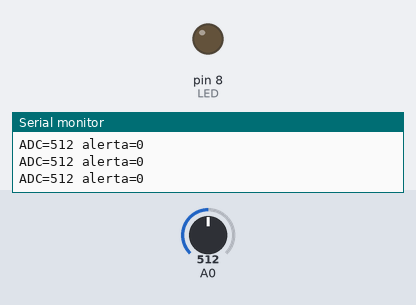
This sketch was run on a simulated Arduino Uno, built with avr-gcc and run on an emulated ATmega328P. On the bench: output pins drawn as LEDs (lit = HIGH), the last lines printed to the serial monitor. The inputs (shaded band) are chosen by the test bench; at power-on: A0 = 512.

Above: at 1.2 s.
1.3 s: A0 set to 591
2.8 s: A0 set to 618
At 4.0 s:
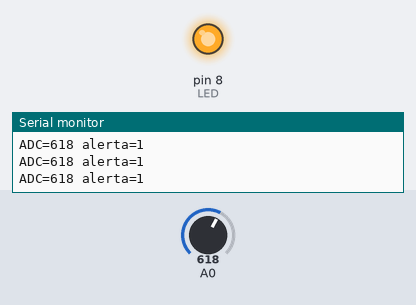
4.3 s: A0 set to 590
At 5.4 s:
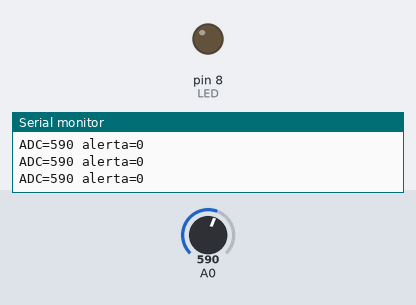
5.9 s: A0 set to 610
At 6.6 s:
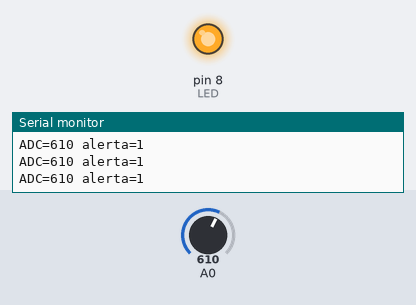
Timing chart, 0 to 8.5 s (numbered marks = the images above; inputs shaded):
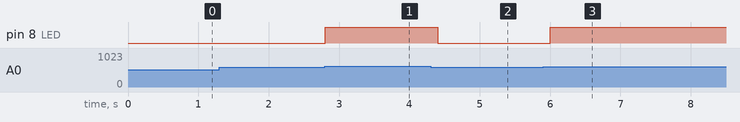

The sketch:

funciones_medicion.ino
```cpp
#include <Arduino.h>
const byte LED = 8;
const int UMBRAL = 600;
unsigned long ultimo = 0;
int adquirir() { return analogRead(A0); }
bool decidir(int valor) { return valor >= UMBRAL; }
void representar(int valor, bool alerta) {
  digitalWrite(LED, alerta);
  Serial.print(F("ADC="));
  Serial.print(valor);
  Serial.print(F(" alerta="));
  Serial.println(alerta);
}
void setup() {
  Serial.begin(115200);
  pinMode(LED, OUTPUT);
}
void loop() {
  if (millis() - ultimo >= 200) {
    ultimo = millis();
    int valor = adquirir();
    representar(valor, decidir(valor));
  }
}
```

Measured:
- the behaviour switches between 599 and 600 on A0 (found by bisection; images 0 and 1)
- after the input at 2.8 s, pin 8 (LED): LOW → HIGH at once
- after the input at 4.3 s, pin 8 (LED): HIGH → LOW after 0.10 s
- after the input at 5.9 s, pin 8 (LED): LOW → HIGH after 0.10 s
